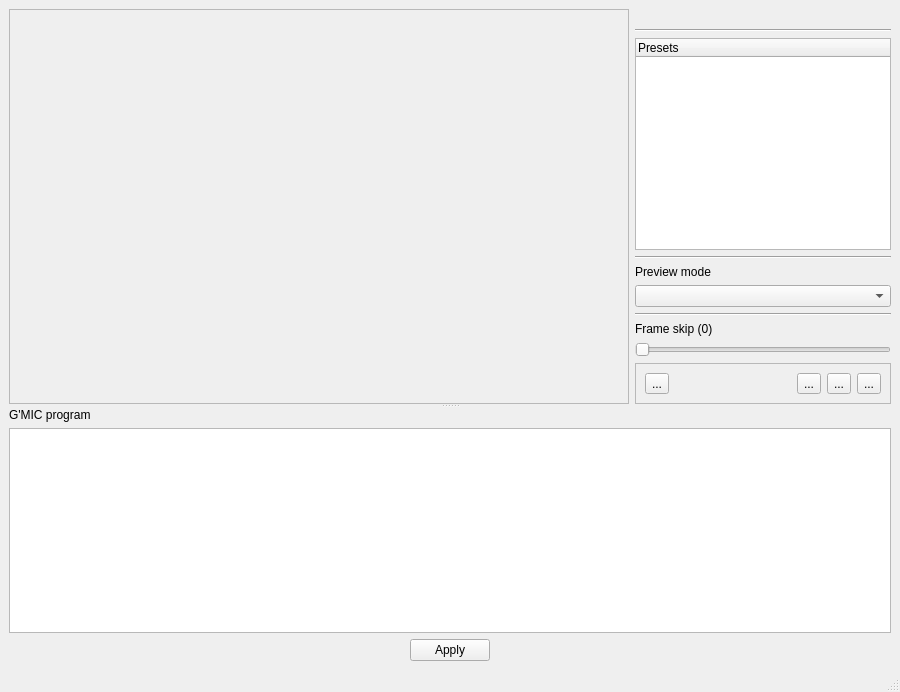
<?xml version="1.0" encoding="UTF-8"?>
<ui version="4.0">
 <class>MainWindow</class>
 <widget class="QMainWindow" name="MainWindow">
  <property name="geometry">
   <rect>
    <x>0</x>
    <y>0</y>
    <width>900</width>
    <height>692</height>
   </rect>
  </property>
  <property name="windowTitle">
   <string>MainWindow</string>
  </property>
  <widget class="QWidget" name="centralwidget">
   <layout class="QHBoxLayout" name="horizontalLayout_3">
    <item>
     <widget class="QSplitter" name="splitter">
      <property name="orientation">
       <enum>Qt::Vertical</enum>
      </property>
      <widget class="QWidget" name="layoutWidget1">
       <layout class="QHBoxLayout" name="horizontalLayout_2" stretch="100,0">
        <item>
         <widget class="QFrame" name="frame_2">
          <property name="sizePolicy">
           <sizepolicy hsizetype="MinimumExpanding" vsizetype="MinimumExpanding">
            <horstretch>0</horstretch>
            <verstretch>0</verstretch>
           </sizepolicy>
          </property>
          <property name="frameShape">
           <enum>QFrame::StyledPanel</enum>
          </property>
          <property name="frameShadow">
           <enum>QFrame::Raised</enum>
          </property>
          <layout class="QGridLayout" name="gridLayout">
           <item row="0" column="0">
            <widget class="ImageView" name="_imageView" native="true">
             <property name="sizePolicy">
              <sizepolicy hsizetype="Preferred" vsizetype="Preferred">
               <horstretch>0</horstretch>
               <verstretch>0</verstretch>
              </sizepolicy>
             </property>
             <property name="minimumSize">
              <size>
               <width>0</width>
               <height>0</height>
              </size>
             </property>
            </widget>
           </item>
          </layout>
         </widget>
        </item>
        <item>
         <widget class="QWidget" name="_rightPanel" native="true">
          <property name="sizePolicy">
           <sizepolicy hsizetype="Minimum" vsizetype="Preferred">
            <horstretch>0</horstretch>
            <verstretch>0</verstretch>
           </sizepolicy>
          </property>
          <layout class="QVBoxLayout" name="verticalLayout_2">
           <property name="margin">
            <number>0</number>
           </property>
           <item>
            <widget class="QLabel" name="_logoLabel">
             <property name="sizePolicy">
              <sizepolicy hsizetype="Preferred" vsizetype="Fixed">
               <horstretch>0</horstretch>
               <verstretch>0</verstretch>
              </sizepolicy>
             </property>
             <property name="palette">
              <palette>
               <active>
                <colorrole role="Base">
                 <brush brushstyle="SolidPattern">
                  <color alpha="255">
                   <red>255</red>
                   <green>255</green>
                   <blue>255</blue>
                  </color>
                 </brush>
                </colorrole>
                <colorrole role="Window">
                 <brush brushstyle="SolidPattern">
                  <color alpha="255">
                   <red>255</red>
                   <green>255</green>
                   <blue>255</blue>
                  </color>
                 </brush>
                </colorrole>
               </active>
               <inactive>
                <colorrole role="Base">
                 <brush brushstyle="SolidPattern">
                  <color alpha="255">
                   <red>255</red>
                   <green>255</green>
                   <blue>255</blue>
                  </color>
                 </brush>
                </colorrole>
                <colorrole role="Window">
                 <brush brushstyle="SolidPattern">
                  <color alpha="255">
                   <red>255</red>
                   <green>255</green>
                   <blue>255</blue>
                  </color>
                 </brush>
                </colorrole>
               </inactive>
               <disabled>
                <colorrole role="Base">
                 <brush brushstyle="SolidPattern">
                  <color alpha="255">
                   <red>255</red>
                   <green>255</green>
                   <blue>255</blue>
                  </color>
                 </brush>
                </colorrole>
                <colorrole role="Window">
                 <brush brushstyle="SolidPattern">
                  <color alpha="255">
                   <red>255</red>
                   <green>255</green>
                   <blue>255</blue>
                  </color>
                 </brush>
                </colorrole>
               </disabled>
              </palette>
             </property>
             <property name="text">
              <string/>
             </property>
             <property name="pixmap">
              <pixmap resource="../zart.qrc">:/images/Logo_150.png</pixmap>
             </property>
             <property name="alignment">
              <set>Qt::AlignCenter</set>
             </property>
            </widget>
           </item>
           <item>
            <widget class="Line" name="line_3">
             <property name="sizePolicy">
              <sizepolicy hsizetype="Preferred" vsizetype="Fixed">
               <horstretch>0</horstretch>
               <verstretch>0</verstretch>
              </sizepolicy>
             </property>
             <property name="orientation">
              <enum>Qt::Horizontal</enum>
             </property>
            </widget>
           </item>
           <item>
            <widget class="QTreeWidget" name="_treeGPresets">
             <property name="sizePolicy">
              <sizepolicy hsizetype="Preferred" vsizetype="MinimumExpanding">
               <horstretch>0</horstretch>
               <verstretch>0</verstretch>
              </sizepolicy>
             </property>
             <column>
              <property name="text">
               <string notr="true">Presets</string>
              </property>
             </column>
            </widget>
           </item>
           <item>
            <widget class="Line" name="line">
             <property name="orientation">
              <enum>Qt::Horizontal</enum>
             </property>
            </widget>
           </item>
           <item>
            <widget class="QLabel" name="label">
             <property name="text">
              <string>Preview mode</string>
             </property>
            </widget>
           </item>
           <item>
            <widget class="QComboBox" name="_cbPreviewMode">
             <property name="sizePolicy">
              <sizepolicy hsizetype="Preferred" vsizetype="Fixed">
               <horstretch>0</horstretch>
               <verstretch>0</verstretch>
              </sizepolicy>
             </property>
            </widget>
           </item>
           <item>
            <widget class="Line" name="line_2">
             <property name="sizePolicy">
              <sizepolicy hsizetype="Preferred" vsizetype="Fixed">
               <horstretch>0</horstretch>
               <verstretch>0</verstretch>
              </sizepolicy>
             </property>
             <property name="orientation">
              <enum>Qt::Horizontal</enum>
             </property>
            </widget>
           </item>
           <item>
            <widget class="QLabel" name="_labelSkipFrames">
             <property name="text">
              <string>Frame skip (0)</string>
             </property>
            </widget>
           </item>
           <item>
            <widget class="QSlider" name="_sliderSkipFrames">
             <property name="sizePolicy">
              <sizepolicy hsizetype="Preferred" vsizetype="Fixed">
               <horstretch>0</horstretch>
               <verstretch>0</verstretch>
              </sizepolicy>
             </property>
             <property name="maximum">
              <number>25</number>
             </property>
             <property name="pageStep">
              <number>1</number>
             </property>
             <property name="orientation">
              <enum>Qt::Horizontal</enum>
             </property>
            </widget>
           </item>
           <item>
            <widget class="QFrame" name="frame">
             <property name="sizePolicy">
              <sizepolicy hsizetype="Preferred" vsizetype="Fixed">
               <horstretch>0</horstretch>
               <verstretch>0</verstretch>
              </sizepolicy>
             </property>
             <property name="frameShape">
              <enum>QFrame::StyledPanel</enum>
             </property>
             <property name="frameShadow">
              <enum>QFrame::Raised</enum>
             </property>
             <layout class="QHBoxLayout" name="horizontalLayout">
              <item>
               <widget class="QToolButton" name="_tbPlay">
                <property name="sizePolicy">
                 <sizepolicy hsizetype="Minimum" vsizetype="Fixed">
                  <horstretch>0</horstretch>
                  <verstretch>0</verstretch>
                 </sizepolicy>
                </property>
                <property name="text">
                 <string>...</string>
                </property>
                <property name="icon">
                 <iconset resource="../zart.qrc">
                  <normaloff>:/images/media-playback-start.png</normaloff>:/images/media-playback-start.png</iconset>
                </property>
                <property name="iconSize">
                 <size>
                  <width>24</width>
                  <height>24</height>
                 </size>
                </property>
                <property name="checkable">
                 <bool>false</bool>
                </property>
               </widget>
              </item>
              <item>
               <spacer name="horizontalSpacer">
                <property name="orientation">
                 <enum>Qt::Horizontal</enum>
                </property>
                <property name="sizeType">
                 <enum>QSizePolicy::MinimumExpanding</enum>
                </property>
                <property name="sizeHint" stdset="0">
                 <size>
                  <width>0</width>
                  <height>20</height>
                 </size>
                </property>
               </spacer>
              </item>
              <item>
               <widget class="QToolButton" name="_tbZoomOriginal">
                <property name="toolTip">
                 <string>Set zoom factor to 1:1</string>
                </property>
                <property name="text">
                 <string>...</string>
                </property>
                <property name="icon">
                 <iconset resource="../zart.qrc">
                  <normaloff>:/images/zoom-original.png</normaloff>:/images/zoom-original.png</iconset>
                </property>
                <property name="iconSize">
                 <size>
                  <width>24</width>
                  <height>24</height>
                 </size>
                </property>
               </widget>
              </item>
              <item>
               <widget class="QToolButton" name="_tbZoomFit">
                <property name="toolTip">
                 <string>Best fit zoom</string>
                </property>
                <property name="text">
                 <string>...</string>
                </property>
                <property name="icon">
                 <iconset resource="../zart.qrc">
                  <normaloff>:/images/zoom-fit-best.png</normaloff>:/images/zoom-fit-best.png</iconset>
                </property>
                <property name="iconSize">
                 <size>
                  <width>24</width>
                  <height>24</height>
                 </size>
                </property>
               </widget>
              </item>
              <item>
               <widget class="QToolButton" name="_tbCamera">
                <property name="sizePolicy">
                 <sizepolicy hsizetype="Minimum" vsizetype="Fixed">
                  <horstretch>0</horstretch>
                  <verstretch>0</verstretch>
                 </sizepolicy>
                </property>
                <property name="toolTip">
                 <string>Take a snapshot</string>
                </property>
                <property name="text">
                 <string>...</string>
                </property>
                <property name="icon">
                 <iconset resource="../zart.qrc">
                  <normaloff>:/images/camera.png</normaloff>:/images/camera.png</iconset>
                </property>
                <property name="iconSize">
                 <size>
                  <width>24</width>
                  <height>24</height>
                 </size>
                </property>
               </widget>
              </item>
             </layout>
            </widget>
           </item>
          </layout>
         </widget>
        </item>
       </layout>
      </widget>
      <widget class="QWidget" name="layoutWidget2">
       <layout class="QVBoxLayout" name="verticalLayout">
        <item>
         <widget class="QLabel" name="label_2">
          <property name="sizePolicy">
           <sizepolicy hsizetype="Preferred" vsizetype="Fixed">
            <horstretch>0</horstretch>
            <verstretch>0</verstretch>
           </sizepolicy>
          </property>
          <property name="text">
           <string>G'MIC program</string>
          </property>
         </widget>
        </item>
        <item>
         <widget class="CommandEditor" name="_commandEditor">
          <property name="sizePolicy">
           <sizepolicy hsizetype="Expanding" vsizetype="Preferred">
            <horstretch>0</horstretch>
            <verstretch>0</verstretch>
           </sizepolicy>
          </property>
          <property name="minimumSize">
           <size>
            <width>0</width>
            <height>100</height>
           </size>
          </property>
         </widget>
        </item>
        <item>
         <layout class="QHBoxLayout" name="horizontalLayout_4">
          <item>
           <spacer name="horizontalSpacer_2">
            <property name="orientation">
             <enum>Qt::Horizontal</enum>
            </property>
            <property name="sizeHint" stdset="0">
             <size>
              <width>40</width>
              <height>20</height>
             </size>
            </property>
           </spacer>
          </item>
          <item>
           <widget class="QPushButton" name="_pbApply">
            <property name="toolTip">
             <string>Apply script modifications (Ctrl+Return)</string>
            </property>
            <property name="text">
             <string>Apply</string>
            </property>
           </widget>
          </item>
          <item>
           <spacer name="horizontalSpacer_3">
            <property name="orientation">
             <enum>Qt::Horizontal</enum>
            </property>
            <property name="sizeHint" stdset="0">
             <size>
              <width>40</width>
              <height>20</height>
             </size>
            </property>
           </spacer>
          </item>
         </layout>
        </item>
       </layout>
      </widget>
     </widget>
    </item>
   </layout>
  </widget>
  <widget class="QMenuBar" name="menubar">
   <property name="geometry">
    <rect>
     <x>0</x>
     <y>0</y>
     <width>900</width>
     <height>20</height>
    </rect>
   </property>
  </widget>
  <widget class="QStatusBar" name="statusbar"/>
 </widget>
 <customwidgets>
  <customwidget>
   <class>ImageView</class>
   <extends>QWidget</extends>
   <header>include/ImageView.h</header>
   <container>1</container>
  </customwidget>
  <customwidget>
   <class>CommandEditor</class>
   <extends>QPlainTextEdit</extends>
   <header>include/CommandEditor.h</header>
  </customwidget>
 </customwidgets>
 <resources>
  <include location="../zart.qrc"/>
 </resources>
 <connections/>
</ui>
